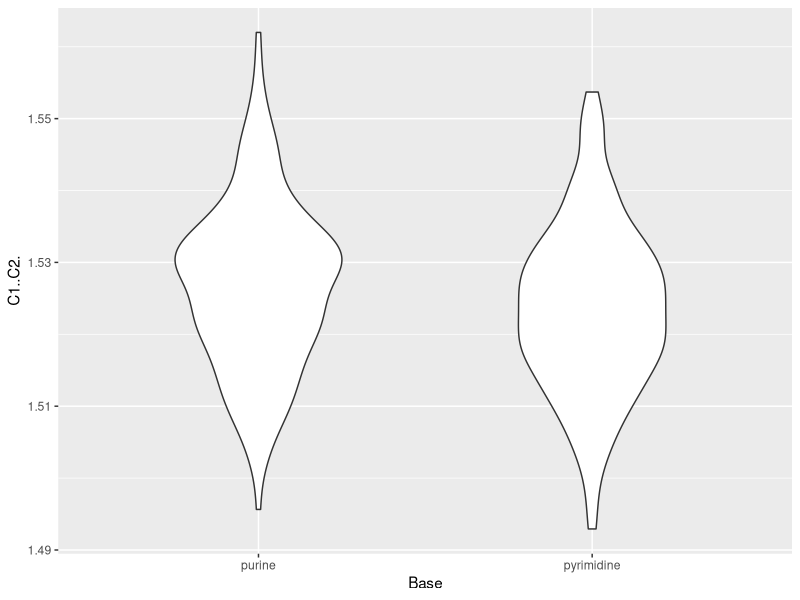
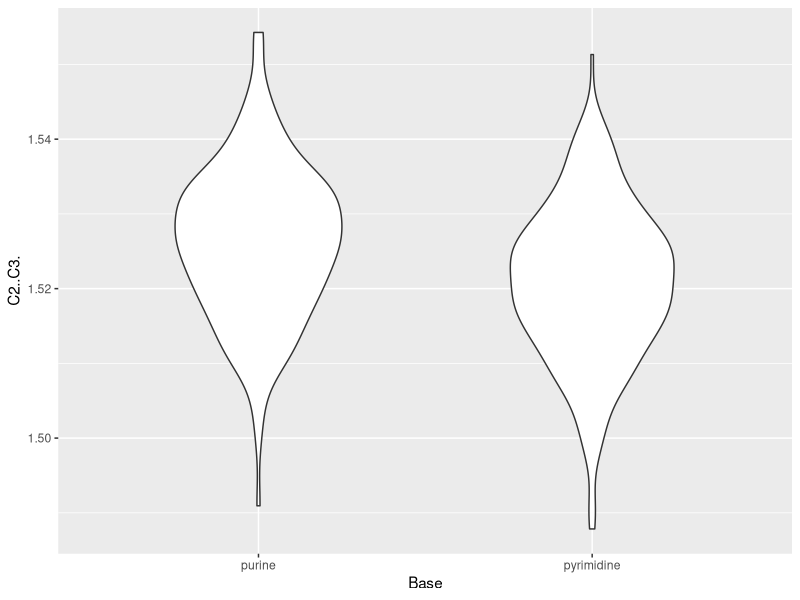
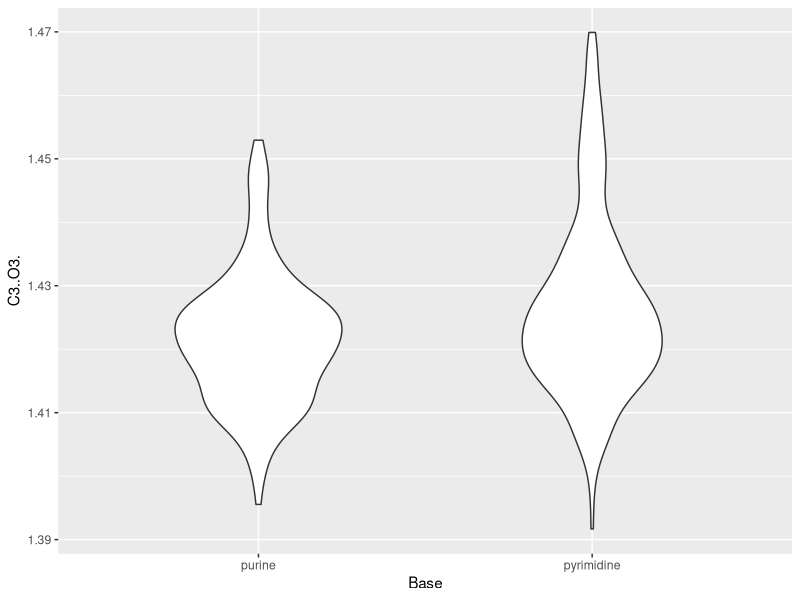
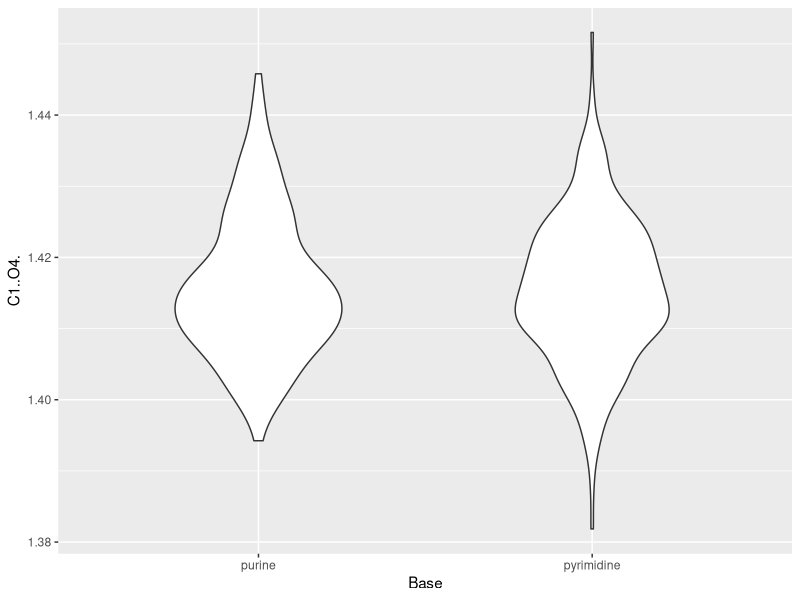
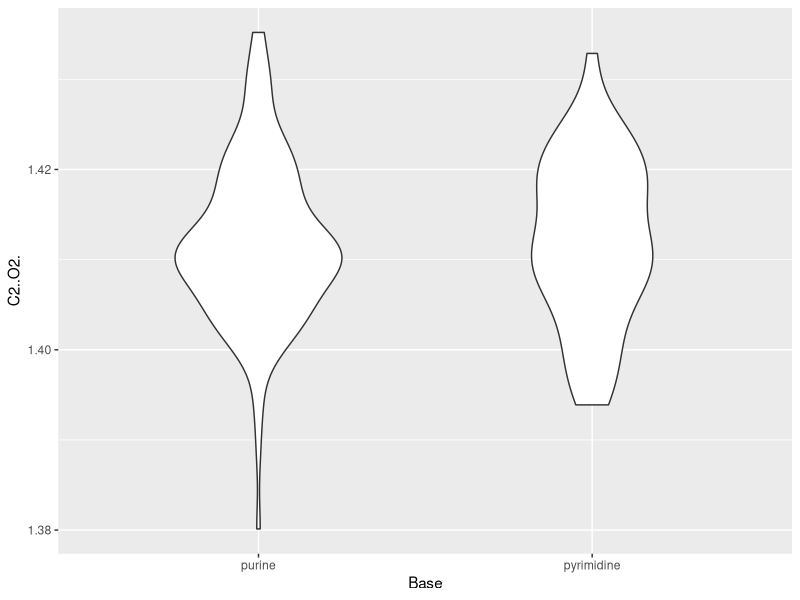
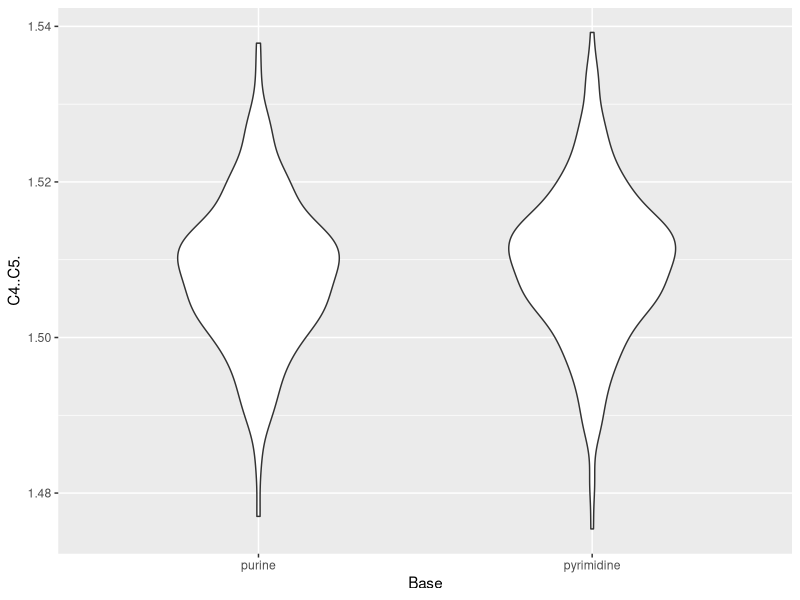
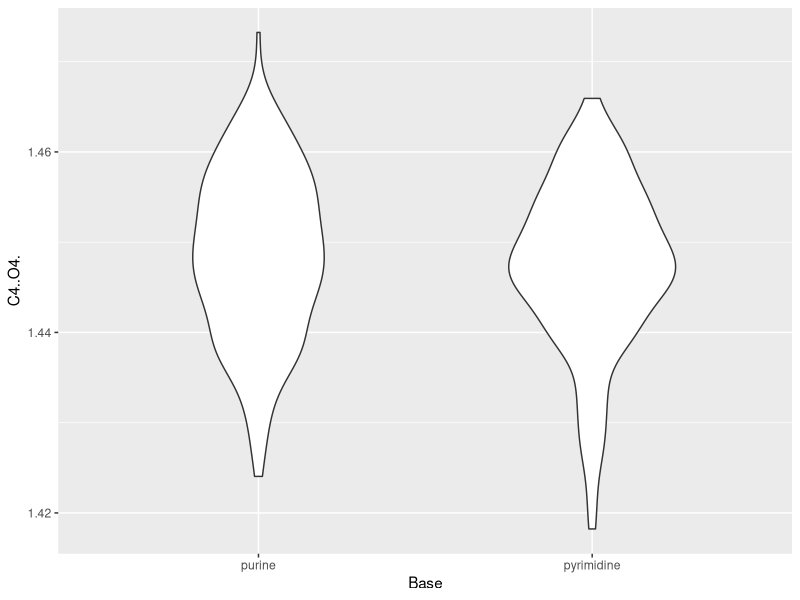
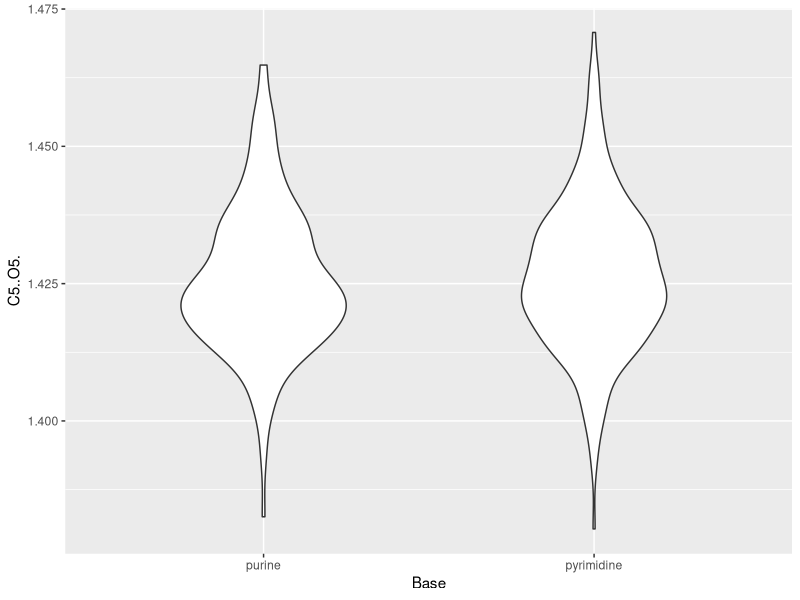

These figures' R source, in order:
## ---- chunk 1
library(dplyr)
library(ggplot2)
library(GGally)
biology = read.csv("Sugars.csv", sep=",")
#ggpairs(biology[1:3], aes(colour = Base, alpha = 0.4), cardinality_threshold = 432)
#plot(select(biology, C1..C2., Base, Chi_syn, Sugar, Temperature))
for( name in c("C1..C2.", "C2..C3.","C3..O3.", "C1..O4.", "C2..O2.","C4..C5.", "C4..O4.","C5..O5.","C1..C2..C3.", "C1..C2..O2.", "C1..O4..C4.", "C2..C1..O4.", "C2..C3..C4.", "C2..C3..O3.", "C3..C2..O2.", "C3..C2..O2.", "C3..C4.", "C3..C4..C5.", "C3..C4..O4.", "C4..C3..O3.", "C4..C5..O5.", "C5..C4..O4.")){
 #print(ggplot(biology, aes_string(y =name, x="Temperature")) + geom_point() + facet_grid(~Base + Sugar))
  #print(ggplot(biology, aes_string(name)) + geom_histogram() + facet_grid(~Base + Sugar))
  #print(ggplot(biology, aes_string("Base",name, fill="Sugar")) + geom_violin(width = 0.5))
  print(ggplot(biology, aes_string("Base",name, color=name)) + geom_violin(width = 0.5))
}
## ---- chunk 2
names(biology)
